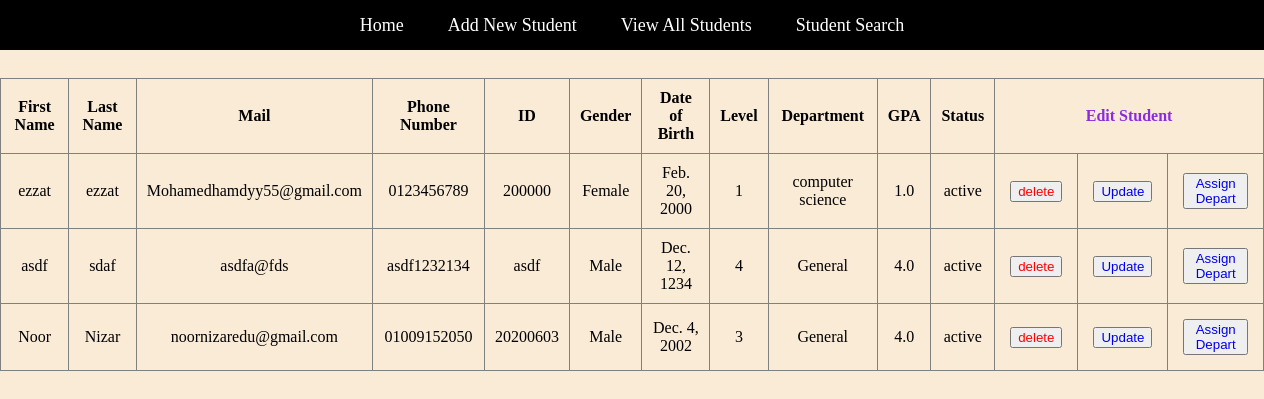
/ViewAllStudents.html, run on an earlier commit of the app's database.
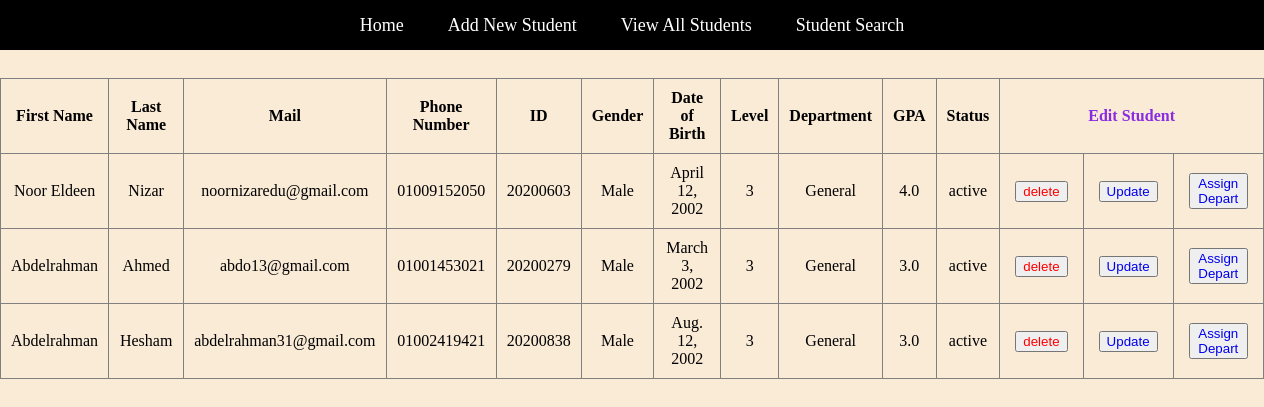
And on a later commit of the database.
### members/models.py (models this page shows)
class Student(models.Model):
    first_name = models.CharField(max_length=30)
    last_name = models.CharField(max_length=30)
    mail = models.EmailField()
    phone = models.CharField(max_length=30)
    id = models.CharField(max_length=30, primary_key=True)
    gender = models.CharField(max_length=10, default="")
    date_of_birth = models.DateField()
    level = models.IntegerField()
    gpa = models.FloatField()
    status = models.CharField(max_length=20,  default="")
    department = models.CharField(max_length=30, default="General")

### members/views.py (the view)
# urls.py: path('ViewAllStudents.html', views.ViewAllStudents, name='ViewAllStudents'),
def ViewAllStudents(request):
  mymembers = Student.objects.all().values()
  template = loader.get_template('ViewAllStudents.html')
  context = {
    'mymembers': mymembers,
  }
  return HttpResponse(template.render(context, request))

### members/templates/ViewAllStudents.html (shortened to what this page needs)
{% load static %}
<!DOCTYPE html>
<html lang="en">
<head>
    <link rel="stylesheet" type="text/css" href="{% static 'css/styles.css' %} ">
</head>
<body>
    <header>
        <nav>
            <ul class="myNav">
                <li><a href="MyHomePage.html">Home</a></li>
                <li><a href="AddNewStudent.html">Add New Student</a></li>
                <li><a href="ViewAllStudents.html">View All Students</a></li>
                <li><a href="StudentSearch.html">Student Search</a></li>
            </ul>
        </nav>
    </header>
    <center>
        <div>
            <br>
            <Table class="students_table" , border="1" style="text-align:center;border-collapse:collapse;">
                <tr>
                    <th> First Name </th>
                    <th> Last Name </th>
                    <th> Mail </th>
                    <th> Phone Number </th>
                    <th> ID </th>
                    <th> Gender </th>
                    <th> Date of Birth </th>
                    <th> Level </th>
                    <th> Department</th>
                    <th> GPA </th>
                    <th> Status </th>
                    <th colspan="3" style="color:blueviolet">Edit Student</th>
                </tr>
                {% for x in mymembers %}
                <tr>
                    <td>{{ x.first_name }}</td>
                    <td>{{ x.last_name }}</td>
                    <td>{{ x.mail}}</td>
                    <td>{{ x.phone}}</td>
                    <td>{{ x.id}}</td>
                    <td>{{ x.gender}}</td>
                    <td>{{ x.date_of_birth}}</td>
                    <td>{{ x.level}}</td>
                    <td>{{ x.department}}</td>
                    <td>{{ x.gpa}}</td>
                    <td>{{ x.status}}</td>
                    <td> <button style="margin:5px" type="button" onclick="return confirm('are you sure')"><a style="text-decoration:0;color:red"  href="ViewAllStudents.html/delete/{{x.id}}"> delete</a></button></td>
                    <td> <button style="margin:5px" type="button"><a style="text-decoration:0" href="UpdateStudent.html/{{x.id}}">Update</a></button></td>
                    <td> <button style="margin:5px" type="button"><a style="text-decoration:0" href="DepartmentAssignment.html/{{x.id}}">Assign Depart</a></button></td>
                </tr>
                {% endfor %}
            </table>
        </div>
    </center>
</body>
</html>

### members/static/css/styles.css (style rules this page uses)
* { box-sizing: border-box; scroll-behavior: smooth; text-decoration: 0; }
body { background-color: antiquewhite; margin: 0; padding: 0; }
header { margin: 0; padding: 0; color: white; background-color: black; }
.myNav { list-style-type: none; margin: 0; padding: 0; text-align: center; }
.myNav li { display: inline-block; }
.myNav a { display: block; padding: 0 20px; text-decoration: none; text-transform: capitalize; font-size: 18px; color: white; line-height: 50px; transition-duration: 0.3s; }
th, td { padding: 10px; }
div { padding: 10px 0; }

What changed in the data, as far as the page shows it:
removed Student: first_name "ezzat", last_name "ezzat", mail "Mohamedhamdyy55@gmail.com", phone "0123456789", id "200000", gender "Female", date_of_birth "Feb. 20, 2000", level "1", department "computer science", gpa "1.0", status "active"
removed Student: first_name "asdf", last_name "sdaf", mail "asdfa@fds", phone "asdf1232134", id "asdf", gender "Male", date_of_birth "Dec. 12, 1234", level "4", department "General", gpa "4.0", status "active"
changed Student "Nizar": first_name "Noor" → "Noor Eldeen"; date_of_birth "Dec. 4, 2002" → "April 12, 2002"
added Student: first_name "Abdelrahman", last_name "Ahmed", mail "abdo13@gmail.com", phone "01001453021", id "20200279", gender "Male", date_of_birth "March 3, 2002", level "3", department "General", gpa "3.0", status "active"
added Student: first_name "Abdelrahman", last_name "Hesham", mail "abdelrahman31@gmail.com", phone "01002419421", id "20200838", gender "Male", date_of_birth "Aug. 12, 2002", level "3", department "General", gpa "3.0", status "active"
